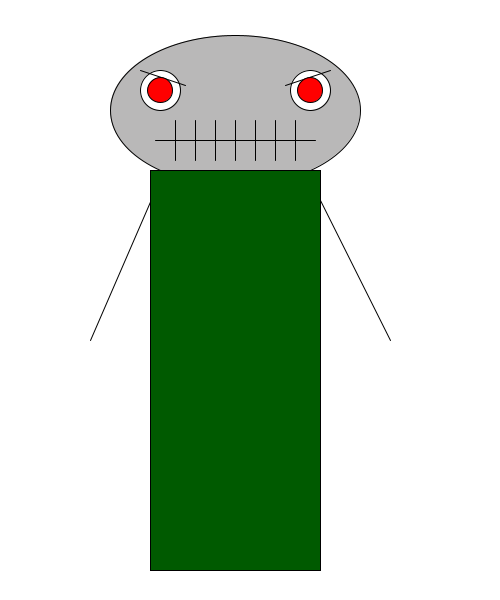
Frame 1 (no input)
Frame 60 (the mouse pressed at the canvas centre just before this capture): identical to frame 1, image omitted
Frame 120 (the mouse held since frame 60 and released just before this capture): identical to frame 1, image omitted

The Processing sketch that drew this single still picture (run headless with seeded random() and noise(); from frame 60 on, the mouse is pressed at the canvas centre):

// Processing sketch: processing_122828
// ── processing_122828.pde

void setup()  {
size(500,600);
}

void draw(){
background(255);
stroke(0);

line(155,190,90,340);  //left arm
line(315,190,390,340);  //right arm


fill(185,184,184);
ellipse(235,110,250,150);  //head

fill(0,90,0);
rect(150,170,170,400);  //body

fill(255);
line(155,140,315,140);  //horizontal
line(175,120,175,160);
line(195,120,195,160);
line(215,120,215,160);
line(235,120,235,160);
line(255,120,255,160);
line(275,120,275,160);
line(295,120,295,160);    //grin

fill(255);
ellipse(160,90,40,40);
ellipse(310,90,40,40);  //eyes
line(140,70,185,85);
line(285,85,330,70);  //eyebrows

fill(255,0,0);
ellipse(160,90,25,25);
ellipse(310,90,25,25);  //pupils

println("mijn monstertje, pas op! hij bijt");  //druk boodschap af
}
